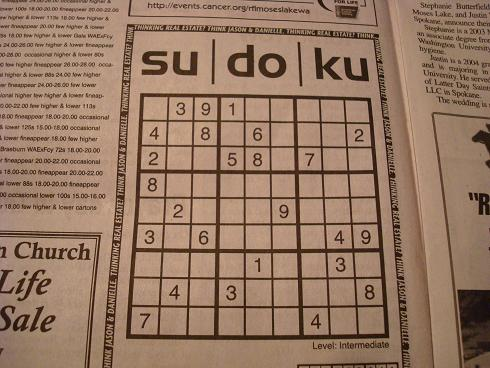
#> input picture sudoku.jpg, 490 x 368 px
$ python hough_line_transform.py
#> lines starting #> are read from the running program, lines starting #| are printed output that depends on the picture; after the words box and inside, x2 and y2 are one past the last pixel; in counts of white or black regions, pixels touching at a corner belong together
import cv2
import numpy as np
import math

img = cv2.imread('sudoku.jpg')
#> img is the input picture: shape (368, 490, 3); mean B, G, R 99.6, 120.7, 150.8
gray = cv2.cvtColor(img, cv2.COLOR_BGR2GRAY)
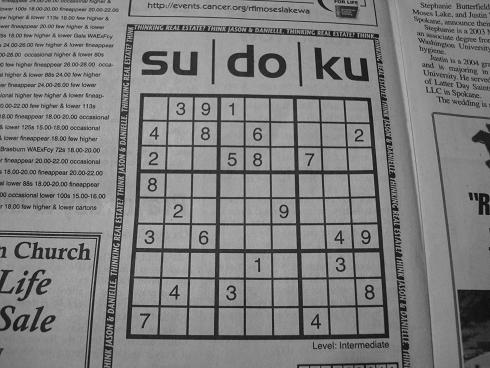
#> gray: shape (368, 490); min 4, max 196, mean 127.3

# detect edges
edges = cv2.Canny(gray, 50, 150, apertureSize=3)
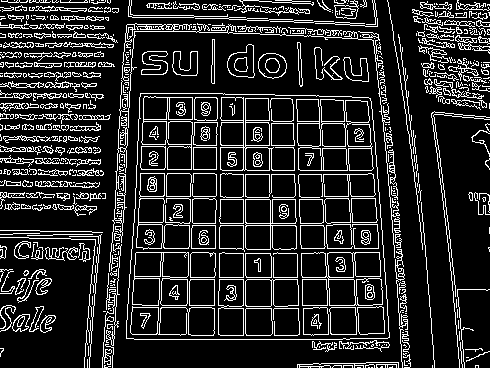
#> edges: shape (368, 490); 15.7% white in thin lines or dots

# detect lines
lines = cv2.HoughLines(edges, 1, np.pi/180, 200)
#> lines = [[243, 0], [245, 0], [339, 1.57], [248, 1.57], [118, 1.59], [6, 1.62], [174, 1.57], [279, 1.57], [-417, 3.02], [170, 1.57], [25, 1.61], [-266, 3.12]]

for line in lines:
    rho, theta = line[0]
    a = math.cos(theta)
    b = math.sin(theta)

    x0 = a * rho
    y0 = b * rho

    # x1 stores the rounded off value of (r*cos(theta)-1000*sin(theta))
    x1 = int(x0 + 1000 * (-b))
    # y1 stores the rounded off value of (r*sin(theta)+1000*cos(theta))
    y1 = int(y0 + 1000 * (a))

    # x2 stores the rounded off value of (r*cos(theta)+1000*sin(theta))
    x2 = int(x0 - 1000 * (-b))
    # y2 stores the rounded off value of (r*sin(theta)-1000*cos(theta))
    y2 = int(y0 - 1000 * (a))

    # draw line on image
    cv2.line(img, (x1, y1), (x2, y2), (0, 0, 255), 2)
#> this loop made 12 passes
#> (rho, theta, a, b, x0, y0, x1, y1) on passes 1 to 12: (243, 0, 1, 0, 243, 0, 243, 1000), (245, 0, 1, 0, 245, 0, 245, 1000), (339, 1.57, -4.37e-08, 1, -1.48e-05, 339, -1000, 338), (248, 1.57, -4.37e-08, 1, -1.08e-05, 248, -1000, 247), (118, 1.59, -0.0175, 1, -2.06, 118, -1001, 100), (6, 1.62, -0.0523, 0.999, -0.314, 5.99, -998, -46), (174, 1.57, -4.37e-08, 1, -7.61e-06, 174, -1000, 173), (279, 1.57, -4.37e-08, 1, -1.22e-05, 279, -1000, 278), (-417, 3.02, -0.993, 0.122, 413.9, -50.82, 292, -1043), (170, 1.57, -4.37e-08, 1, -7.43e-06, 170, -1000, 169), (25, 1.61, -0.0349, 0.999, -0.872, 24.98, -1000, -9), (-266, 3.12, -1, 0.0175, 266, -4.64, 248, -1004)
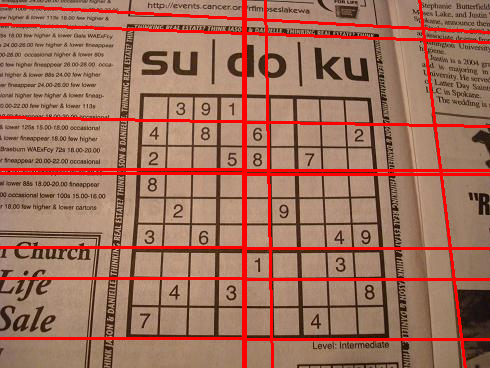
#> img: shape (368, 490, 3); 8.62% of pixels changed, all inside (x1, y1, x2, y2) = (0, 0, 490, 368)

# show image
cv2.imshow('Image', img)

# export processed image
cv2.imwrite('output_houghline.png', img)

cv2.waitKey(0)
cv2.destroyAllWindows()
